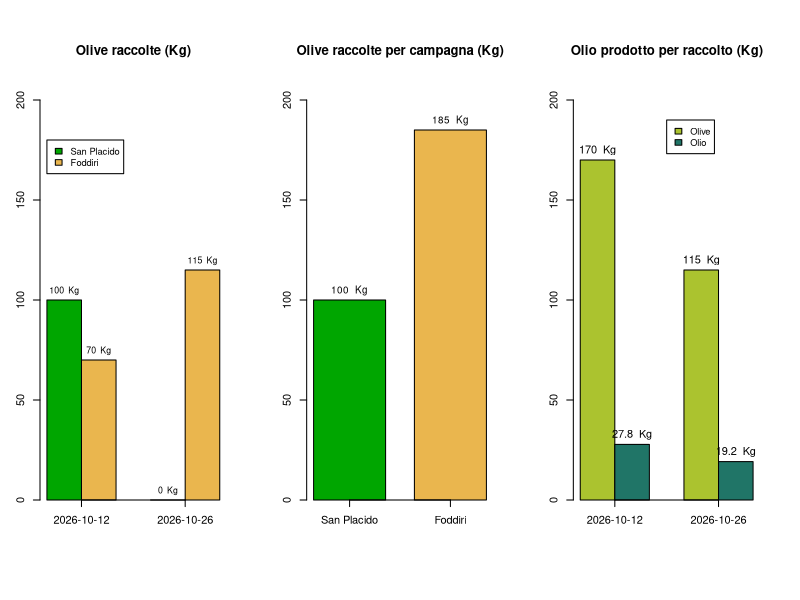

This chart was generated by the following R code:
setwd("~github/oil")
year <- c(2021,2021)
dates <- c("10-12","10-26")
date <- as.Date(dates,format="%m-%d") #data in formato mese-giorno
olives_sp <- c(100,0) #olive di San Placido (kg)
olives_f <- c(70,115) #olive di Foddiri
production <- c(27.8,19.2) #olio in kg
volume <- round(1/.916,digit=3) #volume olio in base al peso specifico (lt per kg)
cost <- c(.21,.21) #Euro cent per chilo di olive
iva <- c(.04,.04)
oil <- data.frame(year,date,olives_sp,olives_f,production,volume,cost,iva)
oil <- transform(oil,
                 oil_return=round(production/(olives_sp+olives_f),digit=3),
                 prod_litre=round(production*volume,digit=1),
                 tot_cost=round((olives_sp+olives_f)*cost*(1+iva))) #add oil in litres and total cost per date

oil_table <- data.frame(format(as.Date(oil$date,format="%y-%m-%d"),"%d/%m/%Y"),paste(oil$olives_sp+oil$olives_f," Kg"),paste(oil$production," Kg"),paste(oil$oil_return*100," %"),paste(oil$prod_litre," Lt"),paste("EUR ",oil$tot_cost))
colnames(oil_table) <- c("Data","Raccolto","Olio prodotto (Kg)","Resa","Olio prodotto (Lt)","Costo")

par(mfrow=c(1,3),mai=c(1,.4,1,.4))
oil_plot <- barplot(cbind(oil$olives_sp,oil$olives_f)~oil$date,beside=TRUE,ylim=c(0,200),col=c("#00A600","#EAB64E"),xaxt="n",xlab="",ylab="Kg",main="Olive raccolte (Kg)")
axis(1,at=c(2,5),labels=oil$date)
text(x=t(oil_plot),y=cbind(oil$olives_sp,oil$olives_f),labels=cbind(paste(c(oil$olives_sp,oil$olives_f)," Kg")),pos=3,cex=.8) #note that I transpose the plot coordinates (t(oil_plot)), for the bar labels to be correct (they would be mixed up, otherwise)
legend(1,180,c("San Placido","Foddiri"),fill=c("#00A600","#EAB64E"),cex=.85)

oil_plot2 <- barplot(cbind(sum(oil$olives_sp),sum(oil$olives_f)),beside=TRUE,space=c(1,.4),ylim=c(0,200),col=c("#00A600","#EAB64E"),main="Olive raccolte per campagna (Kg)")
axis(1,at=oil_plot2,labels=c("San Placido","Foddiri"))
text(x=oil_plot2,y=cbind(sum(oil$olives_sp),sum(oil$olives_f)),labels=paste(cbind(sum(oil$olives_sp),sum(oil$olives_f))," Kg"),pos=3,cex=.9)
#legend(.4,185,c("San Placido","Foddiri"),fill=c("#00A600","#EAB64E"),cex=.85)

product_matrix <- cbind(oil$olives_sp+oil$olives_f,oil$production) #I put olives harvested by date and oil produced (in chilos) in a matrix
product_plot <- barplot(product_matrix~oil$date,beside=TRUE,ylim=c(0,200),col=c("#ABC32F","#207567"),xaxt="n",xlab="",main="Olio prodotto per raccolto (Kg)") #I plot that matrix on date
axis(1,at=c(2,5),labels=oil$date)
text(x=product_plot,y=t(product_matrix),labels=paste(t(product_matrix)," Kg"),pos=3)
legend(x=3.5,y=190,c("Olive","Olio"),fill=c("#ABC32F","#207567"),cex=.85)
